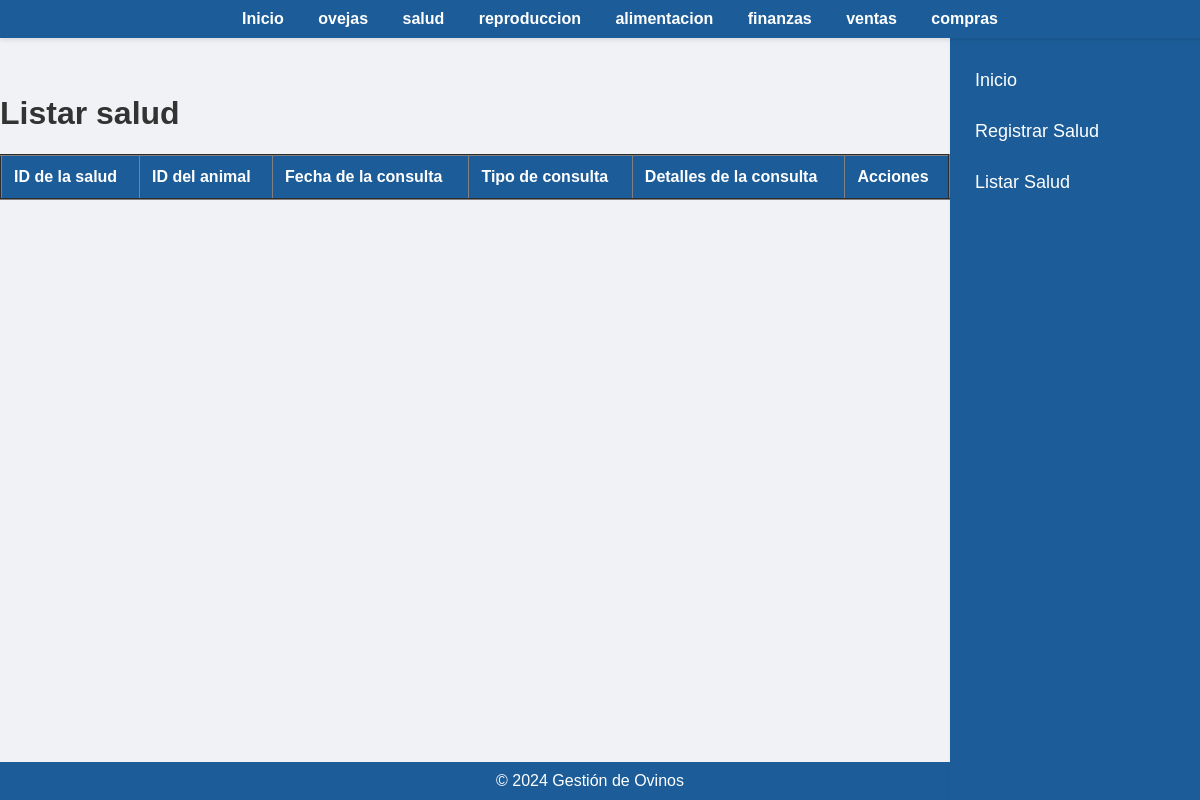
/listar_salud (signed in), run on an earlier commit of the app's database.
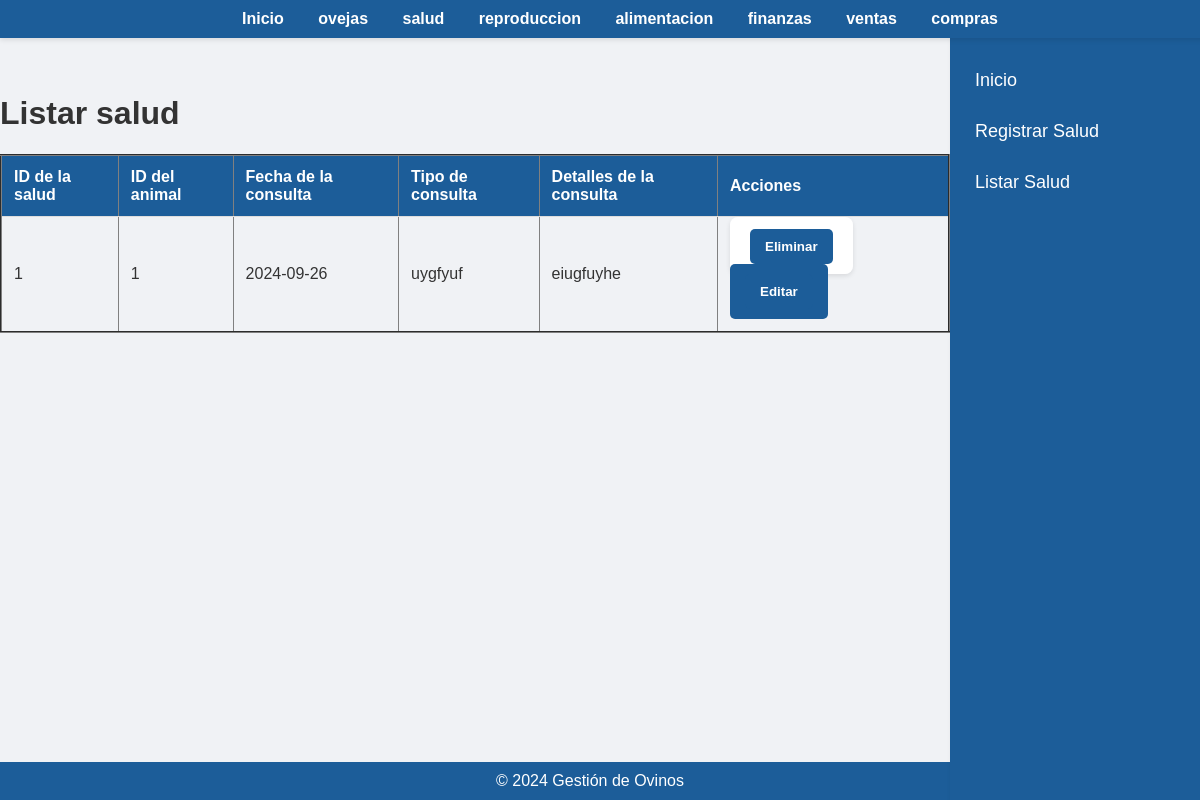
And on a later commit of the database.
### app/models.py (models this page shows)
class Salud(db.Model):
    id = db.Column(db.Integer, primary_key=True)
    id_oveja = db.Column(db.Integer, db.ForeignKey('oveja.id'), nullable=False)
    fecha = db.Column(db.Date, nullable=False)
    tipo_tratamiento = db.Column(db.String(100), nullable=False)
    detalle = db.Column(db.Text, nullable=False)
    user_id = db.Column(db.Integer, db.ForeignKey('user.id'), nullable=False)
    oveja = db.relationship('Oveja', backref='salud')
    user = db.relationship('User', backref='salud')

### app/routes.py (the view)
@app.route('/listar_salud')
@login_required
def listar_salud():
    salud = Salud.query.filter_by(user_id=current_user.id).all()
    return render_template('listar_salud.html', salud=salud)

### app/__init__.py (called while the page is built)
@login_manager.user_loader
def load_user(user_id):
    return User.query.get(int(user_id))

### app/templates/listar_salud.html (shortened to what this page needs)
<!DOCTYPE html>
<html lang="es">
<head>
    <link rel="stylesheet" href="{{ url_for('static', filename='styles.css') }}">
</head>
<body>
    <div class="navbar">
        <a href="{{ url_for('index') }}">Inicio</a>
        <a href="{{ url_for('oveja') }}"> ovejas  </a>
        <a href="{{ url_for('salud') }}">salud</a>
        <a href="{{url_for('reproduccion')}}"> reproduccion</a>
        <a href="{{url_for('alimentacion')}}">alimentacion</a></li>
        <a href="{{url_for('finanzas')}}">finanzas</a></li>
        <a href="{{url_for('venta')}}">ventas</a></li>
        <a href="{{url_for('compra')}}">compras</a></li>
    </div>
    <footer>
        &copy; 2024 Gestión de Ovinos
    </footer>
    <div class="sidebar">
        <a href="{{ url_for('index') }}">Inicio</a>
        <a href="{{url_for('registrar_salud')}}">Registrar Salud</a></li>
        <a href="{{url_for('listar_salud')}}">Listar Salud</a></li>
    </div>
</body>
</html>
    <h1>Listar salud</h1>
    <table border="2">
        <thead>
            <tr>
                <th>ID de la salud</th>
                <th>ID del animal</th>
                <th>Fecha de la consulta</th>
                <th>Tipo de consulta</th>
                <th>Detalles de la consulta</th>
                <th>Acciones</th>
            </tr>
        </thead>
        <tbody>
            {% for salud in salud %}
            <tr>
                <td>{{ salud.id }}</td>
                <td>{{ salud.id_oveja }}</td>
                <td>{{ salud.fecha }}</td>
                <td>{{ salud.tipo_tratamiento }}</td>
                <td>{{ salud.detalle }}</td>
                <td>
                    <form action="{{ url_for('eliminar_salud', id=salud.id) }}" method="post" style="display:inline;">
                        <button type="submit" class="btn btn-danger" onclick="return confirm('¿Estás seguro de que deseas eliminar esta entrada de salud?');">Eliminar</button>
                    </form>
                    <button> <a href="{{ url_for('editar_salud', id=salud.id) }}" class="btn">Editar<a></button>
                </td>
            </tr>
            {% endfor %}
        </tbody>
    </table>
</body>
</html>

What changed in the data, as far as the page shows it:
added Salud: id "1", id_oveja "1", fecha "2024-09-26", tipo_tratamiento "uygfyuf", detalle "eiugfuyhe"
